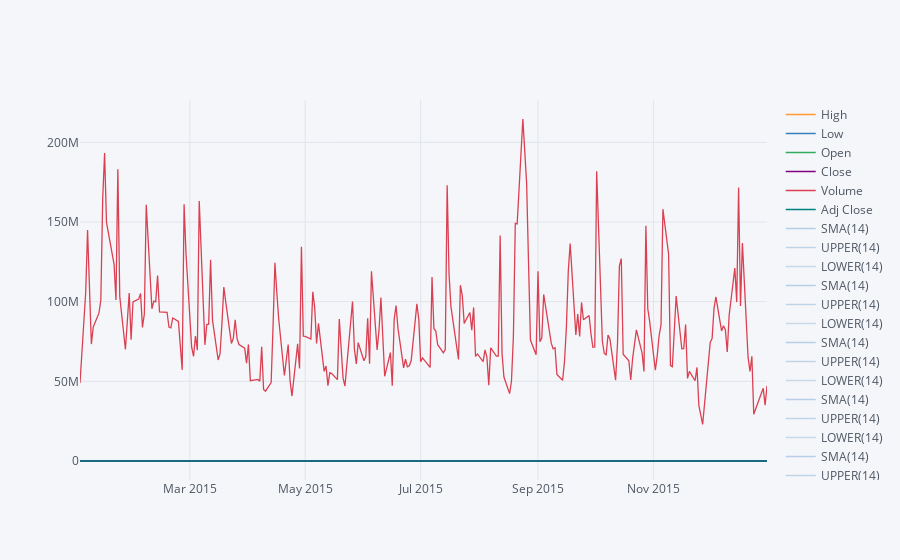

Here is the notebook cell this chart was saved with:
### Markdown cell above
** Creating a Bollinger Band Plot for Bank of America for the year 2015.**

### Code cell
boaDf.ta_plot(study = 'boll')

### Figure 1 — Plotly figure (JSON) as saved in the notebook; plotly's stock layout.template omitted (floating-point values rounded to 4 significant figures; data arrays with more than 128 entries replaced by an {"elided": "..."} marker saying what was removed)
{"data": [{"line": {"color": "rgba(255, 153, 51, 1.0)", "dash": "solid", "shape": "linear", "width": 1.3}, "mode": "lines", "name": "High", "text": "", "type": "scatter", "x": {"elided": "252 str values"}, "y": {"elided": "252 float values"}}, {"line": {"color": "rgba(55, 128, 191, 1.0)", "dash": "solid", "shape": "linear", "width": 1.3}, "mode": "lines", "name": "Low", "text": "", "type": "scatter", "x": {"elided": "252 str values"}, "y": {"elided": "252 float values"}}, {"line": {"color": "rgba(50, 171, 96, 1.0)", "dash": "solid", "shape": "linear", "width": 1.3}, "mode": "lines", "name": "Open", "text": "", "type": "scatter", "x": {"elided": "252 str values"}, "y": {"elided": "252 float values"}}, {"line": {"color": "rgba(128, 0, 128, 1.0)", "dash": "solid", "shape": "linear", "width": 1.3}, "mode": "lines", "name": "Close", "text": "", "type": "scatter", "x": {"elided": "252 str values"}, "y": {"elided": "252 float values"}}, {"line": {"color": "rgba(219, 64, 82, 1.0)", "dash": "solid", "shape": "linear", "width": 1.3}, "mode": "lines", "name": "Volume", "text": "", "type": "scatter", "x": {"elided": "252 str values"}, "y": {"elided": "252 int values"}}, {"line": {"color": "rgba(0, 128, 128, 1.0)", "dash": "solid", "shape": "linear", "width": 1.3}, "mode": "lines", "name": "Adj Close", "text": "", "type": "scatter", "x": {"elided": "252 str values"}, "y": {"elided": "252 float values"}}, {"line": {"color": "rgba(55, 128, 191, 0.3333333333333333)", "dash": "solid", "shape": "linear", "width": 1.3}, "mode": "lines", "name": "SMA(14)", "text": "", "type": "scatter", "x": {"elided": "252 str values"}, "y": {"elided": "252x6 mixed values"}}, {"line": {"color": "rgba(55, 128, 191, 0.2888888888888888)", "dash": "solid", "shape": "linear", "width": 1.3}, "mode": "lines", "name": "UPPER(14)", "text": "", "type": "scatter", "x": {"elided": "252 str values"}, "y": {"elided": "252x6 mixed values"}}, {"line": {"color": "rgba(55, 128, 191, 0.2444444444444443)", "dash": "solid", "shape": "linear", "width": 1.3}, "mode": "lines", "name": "LOWER(14)", "text": "", "type": "scatter", "x": {"elided": "252 str values"}, "y": {"elided": "252x6 mixed values"}}, {"line": {"color": "rgba(55, 128, 191, 0.3333333333333333)", "dash": "solid", "shape": "linear", "width": 1.3}, "mode": "lines", "name": "SMA(14)", "text": "", "type": "scatter", "x": {"elided": "252 str values"}, "y": {"elided": "252x6 mixed values"}}, {"line": {"color": "rgba(55, 128, 191, 0.2888888888888888)", "dash": "solid", "shape": "linear", "width": 1.3}, "mode": "lines", "name": "UPPER(14)", "text": "", "type": "scatter", "x": {"elided": "252 str values"}, "y": {"elided": "252x6 mixed values"}}, {"line": {"color": "rgba(55, 128, 191, 0.2444444444444443)", "dash": "solid", "shape": "linear", "width": 1.3}, "mode": "lines", "name": "LOWER(14)", "text": "", "type": "scatter", "x": {"elided": "252 str values"}, "y": {"elided": "252x6 mixed values"}}, {"line": {"color": "rgba(55, 128, 191, 0.3333333333333333)", "dash": "solid", "shape": "linear", "width": 1.3}, "mode": "lines", "name": "SMA(14)", "text": "", "type": "scatter", "x": {"elided": "252 str values"}, "y": {"elided": "252x6 mixed values"}}, {"line": {"color": "rgba(55, 128, 191, 0.2888888888888888)", "dash": "solid", "shape": "linear", "width": 1.3}, "mode": "lines", "name": "UPPER(14)", "text": "", "type": "scatter", "x": {"elided": "252 str values"}, "y": {"elided": "252x6 mixed values"}}, {"line": {"color": "rgba(55, 128, 191, 0.2444444444444443)", "dash": "solid", "shape": "linear", "width": 1.3}, "mode": "lines", "name": "LOWER(14)", "text": "", "type": "scatter", "x": {"elided": "252 str values"}, "y": {"elided": "252x6 mixed values"}}, {"line": {"color": "rgba(55, 128, 191, 0.3333333333333333)", "dash": "solid", "shape": "linear", "width": 1.3}, "mode": "lines", "name": "SMA(14)", "text": "", "type": "scatter", "x": {"elided": "252 str values"}, "y": {"elided": "252x6 mixed values"}}, {"line": {"color": "rgba(55, 128, 191, 0.2888888888888888)", "dash": "solid", "shape": "linear", "width": 1.3}, "mode": "lines", "name": "UPPER(14)", "text": "", "type": "scatter", "x": {"elided": "252 str values"}, "y": {"elided": "252x6 mixed values"}}, {"line": {"color": "rgba(55, 128, 191, 0.2444444444444443)", "dash": "solid", "shape": "linear", "width": 1.3}, "mode": "lines", "name": "LOWER(14)", "text": "", "type": "scatter", "x": {"elided": "252 str values"}, "y": {"elided": "252x6 mixed values"}}, {"line": {"color": "rgba(55, 128, 191, 0.3333333333333333)", "dash": "solid", "shape": "linear", "width": 1.3}, "mode": "lines", "name": "SMA(14)", "text": "", "type": "scatter", "x": {"elided": "252 str values"}, "y": {"elided": "252x6 mixed values"}}, {"line": {"color": "rgba(55, 128, 191, 0.2888888888888888)", "dash": "solid", "shape": "linear", "width": 1.3}, "mode": "lines", "name": "UPPER(14)", "text": "", "type": "scatter", "x": {"elided": "252 str values"}, "y": {"elided": "252x6 mixed values"}}, {"line": {"color": "rgba(55, 128, 191, 0.2444444444444443)", "dash": "solid", "shape": "linear", "width": 1.3}, "mode": "lines", "name": "LOWER(14)", "text": "", "type": "scatter", "x": {"elided": "252 str values"}, "y": {"elided": "252x6 mixed values"}}, {"line": {"color": "rgba(55, 128, 191, 0.3333333333333333)", "dash": "solid", "shape": "linear", "width": 1.3}, "mode": "lines", "name": "SMA(14)", "text": "", "type": "scatter", "x": {"elided": "252 str values"}, "y": {"elided": "252x6 mixed values"}}, {"line": {"color": "rgba(55, 128, 191, 0.2888888888888888)", "dash": "solid", "shape": "linear", "width": 1.3}, "mode": "lines", "name": "UPPER(14)", "text": "", "type": "scatter", "x": {"elided": "252 str values"}, "y": {"elided": "252x6 mixed values"}}, {"line": {"color": "rgba(55, 128, 191, 0.2444444444444443)", "dash": "solid", "shape": "linear", "width": 1.3}, "mode": "lines", "name": "LOWER(14)", "text": "", "type": "scatter", "x": {"elided": "252 str values"}, "y": {"elided": "252x6 mixed values"}}], "layout": {"legend": {"bgcolor": "#F5F6F9", "font": {"color": "#4D5663"}}, "paper_bgcolor": "#F5F6F9", "plot_bgcolor": "#F5F6F9", "title": {"font": {"color": "#4D5663"}}, "xaxis": {"gridcolor": "#E1E5ED", "showgrid": true, "tickfont": {"color": "#4D5663"}, "title": {"font": {"color": "#4D5663"}, "text": ""}, "zerolinecolor": "#E1E5ED"}, "yaxis": {"gridcolor": "#E1E5ED", "showgrid": true, "tickfont": {"color": "#4D5663"}, "title": {"font": {"color": "#4D5663"}, "text": ""}, "zerolinecolor": "#E1E5ED"}}}
